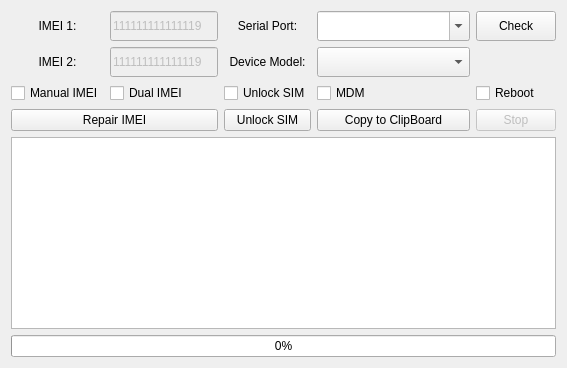
             <widget class="QWidget" name="tab_10">
              <attribute name="title">
               <string>Device8</string>
              </attribute>
              <layout class="QVBoxLayout" name="verticalLayout_16">
               <item>
                <layout class="QGridLayout" name="gridLayout">
                 <item row="1" column="3">
                  <widget class="QComboBox" name="cmb_DeviceModel_D8">
                   <property name="sizePolicy">
                    <sizepolicy hsizetype="Expanding" vsizetype="Fixed">
                     <horstretch>0</horstretch>
                     <verstretch>0</verstretch>
                    </sizepolicy>
                   </property>
                   <property name="minimumSize">
                    <size>
                     <width>0</width>
                     <height>30</height>
                    </size>
                   </property>
                   <property name="mouseTracking">
                    <bool>false</bool>
                   </property>
                   <item>
                    <property name="text">
                     <string/>
                    </property>
                   </item>
                   <item>
                    <property name="text">
                     <string>E6s XT2053</string>
                    </property>
                   </item>
                   <item>
                    <property name="text">
                     <string>G8 Power Lite XT2055</string>
                    </property>
                   </item>
                   <item>
                    <property name="text">
                     <string>E7 Play XT2095</string>
                    </property>
                   </item>
                  </widget>
                 </item>
                 <item row="3" column="3">
                  <widget class="QPushButton" name="pb_CopytoClipBoard_D8">
                   <property name="text">
                    <string>Copy to ClipBoard</string>
                   </property>
                  </widget>
                 </item>
                 <item row="3" column="4">
                  <widget class="QPushButton" name="pb_Stop_D8">
                   <property name="enabled">
                    <bool>false</bool>
                   </property>
                   <property name="text">
                    <string>Stop</string>
                   </property>
                  </widget>
                 </item>
                 <item row="2" column="0">
                  <widget class="QCheckBox" name="chk_Manual_IMEI_D8">
                   <property name="text">
                    <string>Manual IMEI</string>
                   </property>
                  </widget>
                 </item>
                 <item row="2" column="1">
                  <widget class="QCheckBox" name="chk_Dual_IMEI_D8">
                   <property name="text">
                    <string>Dual IMEI</string>
                   </property>
                  </widget>
                 </item>
                 <item row="2" column="2">
                  <widget class="QCheckBox" name="chk_unLock_D8">
                   <property name="text">
                    <string>Unlock SIM</string>
                   </property>
                  </widget>
                 </item>
                 <item row="1" column="2">
                  <widget class="QLabel" name="label_5">
                   <property name="text">
                    <string>Device Model:</string>
                   </property>
                   <property name="alignment">
                    <set>Qt::AlignCenter</set>
                   </property>
                   <property name="wordWrap">
                    <bool>false</bool>
                   </property>
                  </widget>
                 </item>
                 <item row="1" column="1">
                  <widget class="QLineEdit" name="txt_IMEI_D8_2">
                   <property name="enabled">
                    <bool>false</bool>
                   </property>
                   <property name="sizePolicy">
                    <sizepolicy hsizetype="Preferred" vsizetype="Fixed">
                     <horstretch>0</horstretch>
                     <verstretch>0</verstretch>
                    </sizepolicy>
                   </property>
                   <property name="minimumSize">
                    <size>
                     <width>0</width>
                     <height>30</height>
                    </size>
                   </property>
                   <property name="text">
                    <string>111111111111119</string>
                   </property>
                   <property name="maxLength">
                    <number>15</number>
                   </property>
                  </widget>
                 </item>
                 <item row="0" column="1">
                  <widget class="QLineEdit" name="txt_IMEI_D8_1">
                   <property name="enabled">
                    <bool>false</bool>
                   </property>
                   <property name="sizePolicy">
                    <sizepolicy hsizetype="Preferred" vsizetype="Fixed">
                     <horstretch>0</horstretch>
                     <verstretch>0</verstretch>
                    </sizepolicy>
                   </property>
                   <property name="minimumSize">
                    <size>
                     <width>0</width>
                     <height>30</height>
                    </size>
                   </property>
                   <property name="text">
                    <string>111111111111119</string>
                   </property>
                   <property name="maxLength">
                    <number>15</number>
                   </property>
                  </widget>
                 </item>
                 <item row="0" column="3">
                  <widget class="QComboBox" name="cmb_PortNumber_D8">
                   <property name="sizePolicy">
                    <sizepolicy hsizetype="Expanding" vsizetype="Fixed">
                     <horstretch>0</horstretch>
                     <verstretch>0</verstretch>
                    </sizepolicy>
                   </property>
                   <property name="minimumSize">
                    <size>
                     <width>0</width>
                     <height>30</height>
                    </size>
                   </property>
                   <property name="mouseTracking">
                    <bool>false</bool>
                   </property>
                   <property name="editable">
                    <bool>true</bool>
                   </property>
                  </widget>
                 </item>
                 <item row="0" column="4">
                  <widget class="QPushButton" name="pb_CheckSerialPorts_D8">
                   <property name="sizePolicy">
                    <sizepolicy hsizetype="Preferred" vsizetype="Preferred">
                     <horstretch>0</horstretch>
                     <verstretch>0</verstretch>
                    </sizepolicy>
                   </property>
                   <property name="minimumSize">
                    <size>
                     <width>0</width>
                     <height>30</height>
                    </size>
                   </property>
                   <property name="maximumSize">
                    <size>
                     <width>16777215</width>
                     <height>45</height>
                    </size>
                   </property>
                   <property name="text">
                    <string>Check</string>
                   </property>
                  </widget>
                 </item>
                 <item row="2" column="4">
                  <widget class="QCheckBox" name="chk_Reboot_D8">
                   <property name="text">
                    <string>Reboot</string>
                   </property>
                  </widget>
                 </item>
                 <item row="0" column="0">
                  <widget class="QLabel" name="label_4">
                   <property name="text">
                    <string>IMEI 1:</string>
                   </property>
                   <property name="alignment">
                    <set>Qt::AlignCenter</set>
                   </property>
                   <property name="wordWrap">
                    <bool>false</bool>
                   </property>
                  </widget>
                 </item>
                 <item row="1" column="0">
                  <widget class="QLabel" name="label_3">
                   <property name="text">
                    <string>IMEI 2:</string>
                   </property>
                   <property name="alignment">
                    <set>Qt::AlignCenter</set>
                   </property>
                   <property name="wordWrap">
                    <bool>false</bool>
                   </property>
                  </widget>
                 </item>
                 <item row="0" column="2">
                  <widget class="QLabel" name="label_6">
                   <property name="text">
                    <string>Serial Port:</string>
                   </property>
                   <property name="alignment">
                    <set>Qt::AlignCenter</set>
                   </property>
                   <property name="wordWrap">
                    <bool>false</bool>
                   </property>
                  </widget>
                 </item>
                 <item row="2" column="3">
                  <widget class="QCheckBox" name="chk_mdm_D8">
                   <property name="text">
                    <string>MDM</string>
                   </property>
                  </widget>
                 </item>
                 <item row="3" column="2">
                  <widget class="QPushButton" name="pb_unLock_D8">
                   <property name="text">
                    <string>Unlock SIM</string>
                   </property>
                  </widget>
                 </item>
                 <item row="3" column="0" colspan="2">
                  <widget class="QPushButton" name="pb_StartRepairing_D8">
                   <property name="text">
                    <string>Repair IMEI</string>
                   </property>
                  </widget>
                 </item>
                </layout>
               </item>
               <item>
                <widget class="QTextBrowser" name="txt_outPut_D8">
                 <property name="styleSheet">
                  <string notr="true"/>
                 </property>
                </widget>
               </item>
               <item>
                <widget class="QProgressBar" name="progress_D8">
                 <property name="value">
                  <number>0</number>
                 </property>
                 <property name="alignment">
                  <set>Qt::AlignCenter</set>
                 </property>
                </widget>
               </item>
              </layout>
             </widget>
